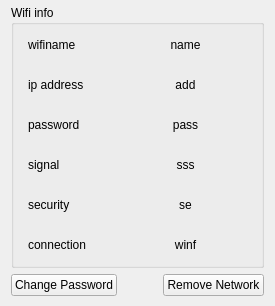
        <widget class="QWidget" name="WifiExistPag">
         <property name="focusPolicy">
          <enum>Qt::WheelFocus</enum>
         </property>
         <layout class="QGridLayout" name="gridLayout_2" rowstretch="6,1">
          <property name="topMargin">
           <number>5</number>
          </property>
          <property name="bottomMargin">
           <number>5</number>
          </property>
          <item row="1" column="0">
           <widget class="QWidget" name="widget" native="true">
            <property name="sizePolicy">
             <sizepolicy hsizetype="Preferred" vsizetype="Minimum">
              <horstretch>0</horstretch>
              <verstretch>0</verstretch>
             </sizepolicy>
            </property>
            <property name="minimumSize">
             <size>
              <width>0</width>
              <height>0</height>
             </size>
            </property>
            <layout class="QHBoxLayout" name="horizontalLayout" stretch="1,1,1">
             <property name="leftMargin">
              <number>0</number>
             </property>
             <property name="topMargin">
              <number>0</number>
             </property>
             <property name="rightMargin">
              <number>0</number>
             </property>
             <property name="bottomMargin">
              <number>5</number>
             </property>
             <item>
              <widget class="QPushButton" name="ChangePasswdBtn">
               <property name="sizePolicy">
                <sizepolicy hsizetype="Minimum" vsizetype="Minimum">
                 <horstretch>0</horstretch>
                 <verstretch>0</verstretch>
                </sizepolicy>
               </property>
               <property name="minimumSize">
                <size>
                 <width>0</width>
                 <height>0</height>
                </size>
               </property>
               <property name="maximumSize">
                <size>
                 <width>16777215</width>
                 <height>16777215</height>
                </size>
               </property>
               <property name="font">
                <font>
                 <family>Ubuntu</family>
                </font>
               </property>
               <property name="styleSheet">
                <string notr="true"/>
               </property>
               <property name="text">
                <string>Change Password</string>
               </property>
              </widget>
             </item>
             <item>
              <spacer name="horizontalSpacer">
               <property name="orientation">
                <enum>Qt::Horizontal</enum>
               </property>
               <property name="sizeHint" stdset="0">
                <size>
                 <width>40</width>
                 <height>20</height>
                </size>
               </property>
              </spacer>
             </item>
             <item>
              <widget class="QPushButton" name="WifiExistRemoveBtn">
               <property name="sizePolicy">
                <sizepolicy hsizetype="Minimum" vsizetype="Minimum">
                 <horstretch>0</horstretch>
                 <verstretch>0</verstretch>
                </sizepolicy>
               </property>
               <property name="minimumSize">
                <size>
                 <width>0</width>
                 <height>0</height>
                </size>
               </property>
               <property name="maximumSize">
                <size>
                 <width>16777215</width>
                 <height>16777215</height>
                </size>
               </property>
               <property name="styleSheet">
                <string notr="true"/>
               </property>
               <property name="text">
                <string>Remove Network</string>
               </property>
              </widget>
             </item>
            </layout>
           </widget>
          </item>
          <item row="0" column="0">
           <widget class="QGroupBox" name="groupBox">
            <property name="sizePolicy">
             <sizepolicy hsizetype="Preferred" vsizetype="Minimum">
              <horstretch>0</horstretch>
              <verstretch>0</verstretch>
             </sizepolicy>
            </property>
            <property name="minimumSize">
             <size>
              <width>0</width>
              <height>0</height>
             </size>
            </property>
            <property name="maximumSize">
             <size>
              <width>16777215</width>
              <height>16777215</height>
             </size>
            </property>
            <property name="title">
             <string>Wifi info</string>
            </property>
            <layout class="QGridLayout" name="gridLayout">
             <property name="leftMargin">
              <number>5</number>
             </property>
             <property name="topMargin">
              <number>0</number>
             </property>
             <property name="rightMargin">
              <number>0</number>
             </property>
             <property name="bottomMargin">
              <number>0</number>
             </property>
             <item row="0" column="0">
              <widget class="QWidget" name="widget_2" native="true">
               <layout class="QGridLayout" name="gridLayout_7">
                <property name="leftMargin">
                 <number>0</number>
                </property>
                <property name="topMargin">
                 <number>0</number>
                </property>
                <property name="rightMargin">
                 <number>0</number>
                </property>
                <property name="bottomMargin">
                 <number>0</number>
                </property>
                <property name="spacing">
                 <number>0</number>
                </property>
                <item row="0" column="0">
                 <widget class="QWidget" name="widget_10" native="true">
                  <property name="sizePolicy">
                   <sizepolicy hsizetype="Preferred" vsizetype="Minimum">
                    <horstretch>0</horstretch>
                    <verstretch>0</verstretch>
                   </sizepolicy>
                  </property>
                  <property name="minimumSize">
                   <size>
                    <width>0</width>
                    <height>40</height>
                   </size>
                  </property>
                  <property name="maximumSize">
                   <size>
                    <width>16777215</width>
                    <height>40</height>
                   </size>
                  </property>
                  <layout class="QHBoxLayout" name="horizontalLayout_3" stretch="1,2">
                   <property name="topMargin">
                    <number>0</number>
                   </property>
                   <property name="rightMargin">
                    <number>0</number>
                   </property>
                   <property name="bottomMargin">
                    <number>0</number>
                   </property>
                   <item>
                    <widget class="QLabel" name="label_1">
                     <property name="sizePolicy">
                      <sizepolicy hsizetype="Minimum" vsizetype="Minimum">
                       <horstretch>0</horstretch>
                       <verstretch>0</verstretch>
                      </sizepolicy>
                     </property>
                     <property name="minimumSize">
                      <size>
                       <width>0</width>
                       <height>0</height>
                      </size>
                     </property>
                     <property name="maximumSize">
                      <size>
                       <width>16777215</width>
                       <height>16777215</height>
                      </size>
                     </property>
                     <property name="text">
                      <string>wifiname</string>
                     </property>
                    </widget>
                   </item>
                   <item>
                    <widget class="QLabel" name="WifiInfoNameLab">
                     <property name="sizePolicy">
                      <sizepolicy hsizetype="Preferred" vsizetype="Minimum">
                       <horstretch>0</horstretch>
                       <verstretch>0</verstretch>
                      </sizepolicy>
                     </property>
                     <property name="minimumSize">
                      <size>
                       <width>0</width>
                       <height>0</height>
                      </size>
                     </property>
                     <property name="maximumSize">
                      <size>
                       <width>16777215</width>
                       <height>16777215</height>
                      </size>
                     </property>
                     <property name="text">
                      <string>name</string>
                     </property>
                     <property name="alignment">
                      <set>Qt::AlignCenter</set>
                     </property>
                    </widget>
                   </item>
                  </layout>
                 </widget>
                </item>
                <item row="1" column="0">
                 <widget class="QWidget" name="widget_11" native="true">
                  <property name="sizePolicy">
                   <sizepolicy hsizetype="Preferred" vsizetype="Minimum">
                    <horstretch>0</horstretch>
                    <verstretch>0</verstretch>
                   </sizepolicy>
                  </property>
                  <property name="minimumSize">
                   <size>
                    <width>0</width>
                    <height>40</height>
                   </size>
                  </property>
                  <property name="maximumSize">
                   <size>
                    <width>16777215</width>
                    <height>40</height>
                   </size>
                  </property>
                  <layout class="QHBoxLayout" name="horizontalLayout_2" stretch="1,2">
                   <property name="topMargin">
                    <number>0</number>
                   </property>
                   <property name="rightMargin">
                    <number>0</number>
                   </property>
                   <property name="bottomMargin">
                    <number>0</number>
                   </property>
                   <item>
                    <widget class="QLabel" name="label_2">
                     <property name="sizePolicy">
                      <sizepolicy hsizetype="Minimum" vsizetype="Minimum">
                       <horstretch>0</horstretch>
                       <verstretch>0</verstretch>
                      </sizepolicy>
                     </property>
                     <property name="minimumSize">
                      <size>
                       <width>0</width>
                       <height>0</height>
                      </size>
                     </property>
                     <property name="maximumSize">
                      <size>
                       <width>16777215</width>
                       <height>16777215</height>
                      </size>
                     </property>
                     <property name="text">
                      <string>ip address</string>
                     </property>
                    </widget>
                   </item>
                   <item>
                    <widget class="QLabel" name="WifiInfoIpaddressLab">
                     <property name="sizePolicy">
                      <sizepolicy hsizetype="Preferred" vsizetype="Minimum">
                       <horstretch>0</horstretch>
                       <verstretch>0</verstretch>
                      </sizepolicy>
                     </property>
                     <property name="minimumSize">
                      <size>
                       <width>0</width>
                       <height>0</height>
                      </size>
                     </property>
                     <property name="maximumSize">
                      <size>
                       <width>16777215</width>
                       <height>16777215</height>
                      </size>
                     </property>
                     <property name="text">
                      <string>add</string>
                     </property>
                     <property name="alignment">
                      <set>Qt::AlignCenter</set>
                     </property>
                    </widget>
                   </item>
                  </layout>
                 </widget>
                </item>
                <item row="2" column="0">
                 <widget class="QWidget" name="widget_12" native="true">
                  <property name="sizePolicy">
                   <sizepolicy hsizetype="Preferred" vsizetype="Minimum">
                    <horstretch>0</horstretch>
                    <verstretch>0</verstretch>
                   </sizepolicy>
                  </property>
                  <property name="minimumSize">
                   <size>
                    <width>0</width>
                    <height>40</height>
                   </size>
                  </property>
                  <property name="maximumSize">
                   <size>
                    <width>16777215</width>
                    <height>40</height>
                   </size>
                  </property>
                  <layout class="QHBoxLayout" name="horizontalLayout_4" stretch="1,2">
                   <property name="topMargin">
                    <number>0</number>
                   </property>
                   <property name="rightMargin">
                    <number>0</number>
                   </property>
                   <property name="bottomMargin">
                    <number>0</number>
                   </property>
                   <item>
                    <widget class="QLabel" name="label_3">
                     <property name="sizePolicy">
                      <sizepolicy hsizetype="Minimum" vsizetype="Minimum">
                       <horstretch>0</horstretch>
                       <verstretch>0</verstretch>
                      </sizepolicy>
                     </property>
                     <property name="minimumSize">
                      <size>
                       <width>0</width>
                       <height>0</height>
                      </size>
                     </property>
                     <property name="maximumSize">
                      <size>
                       <width>16777215</width>
                       <height>16777215</height>
                      </size>
                     </property>
                     <property name="text">
                      <string>password</string>
                     </property>
                    </widget>
                   </item>
                   <item>
                    <widget class="QLabel" name="WifiInfoPasswdLab">
                     <property name="sizePolicy">
                      <sizepolicy hsizetype="Preferred" vsizetype="Minimum">
                       <horstretch>0</horstretch>
                       <verstretch>0</verstretch>
                      </sizepolicy>
                     </property>
                     <property name="minimumSize">
                      <size>
                       <width>0</width>
                       <height>0</height>
                      </size>
                     </property>
                     <property name="maximumSize">
                      <size>
                       <width>16777215</width>
                       <height>16777215</height>
                      </size>
                     </property>
                     <property name="text">
                      <string>pass</string>
                     </property>
                     <property name="alignment">
                      <set>Qt::AlignCenter</set>
                     </property>
                    </widget>
                   </item>
                  </layout>
                 </widget>
                </item>
                <item row="3" column="0">
                 <widget class="QWidget" name="widget_13" native="true">
                  <property name="sizePolicy">
                   <sizepolicy hsizetype="Preferred" vsizetype="Minimum">
                    <horstretch>0</horstretch>
                    <verstretch>0</verstretch>
                   </sizepolicy>
                  </property>
                  <property name="minimumSize">
                   <size>
                    <width>0</width>
                    <height>40</height>
                   </size>
                  </property>
                  <property name="maximumSize">
                   <size>
                    <width>16777215</width>
                    <height>40</height>
                   </size>
                  </property>
                  <layout class="QHBoxLayout" name="horizontalLayout_5" stretch="1,2">
                   <property name="topMargin">
                    <number>0</number>
                   </property>
                   <property name="rightMargin">
                    <number>0</number>
                   </property>
                   <property name="bottomMargin">
                    <number>0</number>
                   </property>
                   <item>
                    <widget class="QLabel" name="label_4">
                     <property name="sizePolicy">
                      <sizepolicy hsizetype="Minimum" vsizetype="Fixed">
                       <horstretch>0</horstretch>
                       <verstretch>0</verstretch>
                      </sizepolicy>
                     </property>
                     <property name="minimumSize">
                      <size>
                       <width>0</width>
                       <height>0</height>
                      </size>
                     </property>
                     <property name="maximumSize">
                      <size>
                       <width>16777215</width>
                       <height>16777215</height>
                      </size>
                     </property>
                     <property name="text">
                      <string>signal</string>
                     </property>
                    </widget>
                   </item>
                   <item>
                    <widget class="QLabel" name="WifiInfoSignalLab">
                     <property name="sizePolicy">
                      <sizepolicy hsizetype="Preferred" vsizetype="Minimum">
                       <horstretch>0</horstretch>
                       <verstretch>0</verstretch>
                      </sizepolicy>
                     </property>
                     <property name="minimumSize">
                      <size>
                       <width>0</width>
                       <height>0</height>
                      </size>
                     </property>
                     <property name="maximumSize">
                      <size>
                       <width>16777215</width>
                       <height>16777215</height>
                      </size>
                     </property>
                     <property name="text">
                      <string>sss</string>
                     </property>
                     <property name="alignment">
                      <set>Qt::AlignCenter</set>
                     </property>
                    </widget>
                   </item>
                  </layout>
                 </widget>
                </item>
                <item row="4" column="0">
                 <widget class="QWidget" name="widget_14" native="true">
                  <property name="sizePolicy">
                   <sizepolicy hsizetype="Preferred" vsizetype="Minimum">
                    <horstretch>0</horstretch>
                    <verstretch>0</verstretch>
                   </sizepolicy>
                  </property>
                  <property name="minimumSize">
                   <size>
                    <width>0</width>
                    <height>40</height>
                   </size>
                  </property>
                  <property name="maximumSize">
                   <size>
                    <width>16777215</width>
                    <height>40</height>
                   </size>
                  </property>
                  <layout class="QHBoxLayout" name="horizontalLayout_6" stretch="1,2">
                   <property name="topMargin">
                    <number>0</number>
                   </property>
                   <property name="rightMargin">
                    <number>0</number>
                   </property>
                   <property name="bottomMargin">
                    <number>0</number>
                   </property>
                   <item>
                    <widget class="QLabel" name="label_5">
                     <property name="sizePolicy">
                      <sizepolicy hsizetype="Minimum" vsizetype="Fixed">
                       <horstretch>0</horstretch>
                       <verstretch>0</verstretch>
                      </sizepolicy>
                     </property>
                     <property name="minimumSize">
                      <size>
                       <width>0</width>
                       <height>0</height>
                      </size>
                     </property>
                     <property name="maximumSize">
                      <size>
                       <width>16777215</width>
                       <height>16777215</height>
                      </size>
                     </property>
                     <property name="text">
                      <string>security</string>
                     </property>
                    </widget>
                   </item>
                   <item>
                    <widget class="QLabel" name="WifiInfoSecurityLab">
                     <property name="sizePolicy">
                      <sizepolicy hsizetype="Preferred" vsizetype="Minimum">
                       <horstretch>0</horstretch>
                       <verstretch>0</verstretch>
                      </sizepolicy>
                     </property>
                     <property name="minimumSize">
                      <size>
                       <width>0</width>
                       <height>0</height>
                      </size>
                     </property>
                     <property name="maximumSize">
                      <size>
                       <width>16777215</width>
                       <height>16777215</height>
                      </size>
                     </property>
                     <property name="text">
                      <string>se</string>
                     </property>
                     <property name="alignment">
                      <set>Qt::AlignCenter</set>
                     </property>
                    </widget>
                   </item>
                  </layout>
                 </widget>
                </item>
                <item row="5" column="0">
                 <widget class="QWidget" name="widget_15" native="true">
                  <property name="sizePolicy">
                   <sizepolicy hsizetype="Preferred" vsizetype="Minimum">
                    <horstretch>0</horstretch>
                    <verstretch>0</verstretch>
                   </sizepolicy>
                  </property>
                  <property name="minimumSize">
                   <size>
                    <width>0</width>
                    <height>40</height>
                   </size>
                  </property>
                  <property name="maximumSize">
                   <size>
                    <width>16777215</width>
                    <height>40</height>
                   </size>
                  </property>
                  <layout class="QHBoxLayout" name="horizontalLayout_7" stretch="1,2">
                   <property name="topMargin">
                    <number>0</number>
                   </property>
                   <property name="rightMargin">
                    <number>0</number>
                   </property>
                   <property name="bottomMargin">
                    <number>0</number>
                   </property>
                   <item>
                    <widget class="QLabel" name="label_7">
                     <property name="sizePolicy">
                      <sizepolicy hsizetype="Minimum" vsizetype="Fixed">
                       <horstretch>0</horstretch>
                       <verstretch>0</verstretch>
                      </sizepolicy>
                     </property>
                     <property name="minimumSize">
                      <size>
                       <width>0</width>
                       <height>0</height>
                      </size>
                     </property>
                     <property name="maximumSize">
                      <size>
                       <width>16777215</width>
                       <height>16777215</height>
                      </size>
                     </property>
                     <property name="text">
                      <string>connection</string>
                     </property>
                    </widget>
                   </item>
                   <item>
                    <widget class="QLabel" name="WifiInfoActiveLab">
                     <property name="sizePolicy">
                      <sizepolicy hsizetype="Preferred" vsizetype="Minimum">
                       <horstretch>0</horstretch>
                       <verstretch>0</verstretch>
                      </sizepolicy>
                     </property>
                     <property name="minimumSize">
                      <size>
                       <width>0</width>
                       <height>0</height>
                      </size>
                     </property>
                     <property name="maximumSize">
                      <size>
                       <width>16777215</width>
                       <height>16777215</height>
                      </size>
                     </property>
                     <property name="text">
                      <string>winf</string>
                     </property>
                     <property name="alignment">
                      <set>Qt::AlignCenter</set>
                     </property>
                    </widget>
                   </item>
                  </layout>
                 </widget>
                </item>
               </layout>
              </widget>
             </item>
            </layout>
           </widget>
          </item>
         </layout>
        </widget>
